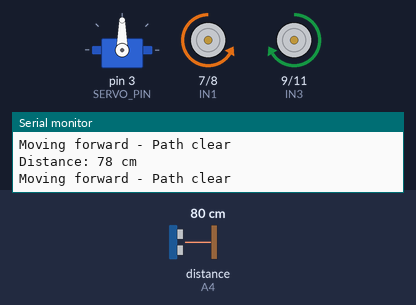
Bench run of a sketch on a simulated Arduino Uno, built with avr-gcc and run on an emulated ATmega328P. Parts: servo, motor-driver pin pairs drawn as motors (green arrow = first pin HIGH = forward, orange = second pin HIGH = backward, longer = more drive, scaled by the enable pin), the last lines printed to the serial monitor. Wiring (inferred from the names in the program): ultrasonic range finder: trigger A5; echo A4. The test bench sets the inputs (shaded band); at power-on: distance to the obstacle (sensor on A4) 80 cm. The echo pulse lasts 58.3 µs per cm.

Above: at 1.2 s.
1.3 s: distance to the obstacle (sensor on A4) set to 13 cm
2.8 s: distance to the obstacle (sensor on A4) set to 10 cm
At 3.2 s:
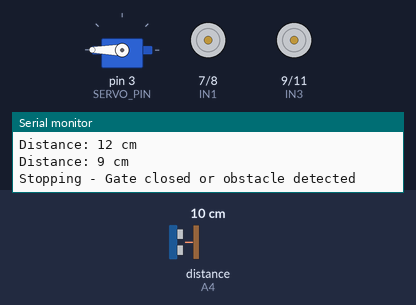
5.8 s: distance to the obstacle (sensor on A4) set to 35 cm
At 6.4 s:
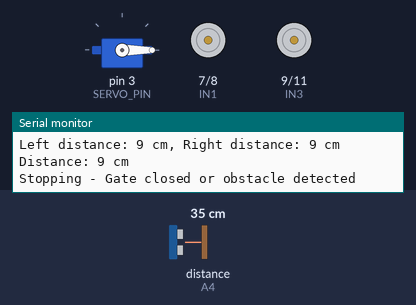
8.8 s: distance to the obstacle (sensor on A4) set to 2 cm
At 10.02 s:
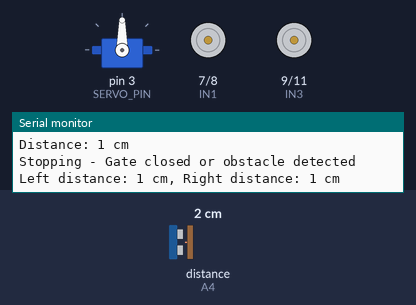
11.8 s: distance to the obstacle (sensor on A4) set to 18 cm
At 14.2 s:
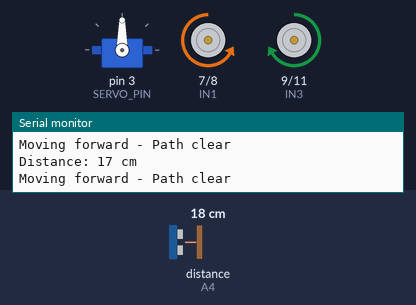
Timing chart, 0 to 15.2 s (numbered marks = the images above; inputs shaded):
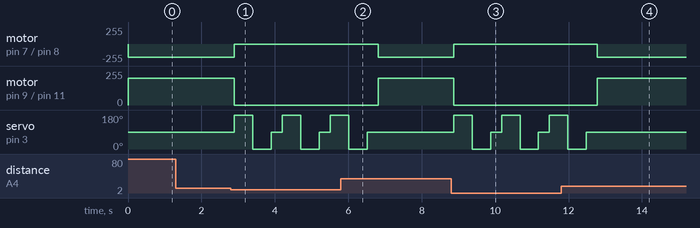

Measured:
- the behaviour switches between 12 and 11 cm on distance to the obstacle (sensor on A4) (found by bisection; images 0 and 1)
- after the input at 2.8 s, motor on pin 7 (IN1) / pin 8 (IN2): backward 200/255 → stopped after 0.10 s; motor on pin 9 (IN3) / pin 11 (IN4): forward 200/255 → stopped after 0.10 s; servo on pin 3 (SERVO_PIN): 90° → 180° after 0.10 s, → 0° 0.50 s later, → 90° 0.50 s later, → 180° 0.30 s later, … (7 changes in this stretch)
- after the input at 5.8 s, motor on pin 7 (IN1) / pin 8 (IN2): stopped → backward 200/255 after 1.0 s; motor on pin 9 (IN3) / pin 11 (IN4): stopped → forward 200/255 after 1.0 s; servo on pin 3 (SERVO_PIN): goes on until 6.5 s, then stays 90°
- after the input at 8.8 s, motor on pin 7 (IN1) / pin 8 (IN2): backward 200/255 → stopped after 0.07 s; motor on pin 9 (IN3) / pin 11 (IN4): forward 200/255 → stopped after 0.07 s; servo on pin 3 (SERVO_PIN): 90° → 180° after 0.08 s, → 0° 0.50 s later, → 90° 0.50 s later, → 180° 0.30 s later, … (7 changes in this stretch)
- after the input at 11.8 s, motor on pin 7 (IN1) / pin 8 (IN2): stopped → backward 200/255 after 0.99 s; motor on pin 9 (IN3) / pin 11 (IN4): stopped → forward 200/255 after 0.99 s; servo on pin 3 (SERVO_PIN): goes on until 12.5 s, then stays 90°

The sketch:

car.ino
```cpp
#include <Servo.h>

// Motor control pins
#define ENA 5
#define ENB 6
#define IN1 7
#define IN2 8
#define IN3 9
#define IN4 11

// Ultrasonic sensor pins
#define TRIG_PIN A5
#define ECHO_PIN A4

// Servo pin
#define SERVO_PIN 3

// Constants
const int SAFE_DISTANCE = 15;    // Safe distance in centimeters
const int MOTOR_SPEED = 200;     // Motor speed (0-255)
const int STOP_DISTANCE = 10;    // Distance to stop at (cm)

// Create servo object
Servo sensorServo;
int currentAngle = 90;  // Initial servo position (looking forward)

void setup() {
  // Initialize motor control pins
  pinMode(ENA, OUTPUT);
  pinMode(ENB, OUTPUT);
  pinMode(IN1, OUTPUT);
  pinMode(IN2, OUTPUT);
  pinMode(IN3, OUTPUT);
  pinMode(IN4, OUTPUT);

  // Initialize ultrasonic sensor pins
  pinMode(TRIG_PIN, OUTPUT);
  pinMode(ECHO_PIN, INPUT);

  // Initialize servo
  sensorServo.attach(SERVO_PIN);
  sensorServo.write(currentAngle);  // Set initial position

  // Start serial communication for debugging
  Serial.begin(9600);

  // Initially stop the car
  stopCar();
}

void loop() {
  // Measure distance using ultrasonic sensor
  int distance = measureDistance();

  // Print distance for debugging
  Serial.print("Distance: ");
  Serial.print(distance);
  Serial.println(" cm");

  // Control car based on distance
  if (distance <= STOP_DISTANCE) {
    // Too close to obstacle/gate - stop
    stopCar();
    Serial.println("Stopping - Gate closed or obstacle detected");

    // Look left and right for possible clearance
    scanSurroundings();
  }
  else if (distance > SAFE_DISTANCE) {
    // Safe to move forward
    moveForward();
    Serial.println("Moving forward - Path clear");

    // Return servo to center position if it's not already there
    if (currentAngle != 90) {
      currentAngle = 90;
      sensorServo.write(currentAngle);
      delay(200);  // Allow servo to reach position
    }
  }

  // Small delay before next measurement
  delay(100);
}

// Function to scan surroundings when stopped
void scanSurroundings() {
  // Look left
  currentAngle = 180;
  sensorServo.write(currentAngle);
  delay(500);  // Allow servo to reach position
  int leftDistance = measureDistance();

  // Look right
  currentAngle = 0;
  sensorServo.write(currentAngle);
  delay(500);  // Allow servo to reach position
  int rightDistance = measureDistance();

  // Print readings
  Serial.print("Left distance: ");
  Serial.print(leftDistance);
  Serial.print(" cm, Right distance: ");
  Serial.print(rightDistance);
  Serial.println(" cm");

  // Return to center
  currentAngle = 90;
  sensorServo.write(currentAngle);
  delay(200);
}

// Function to measure distance using ultrasonic sensor
int measureDistance() {
  // Clear trigger pin
  digitalWrite(TRIG_PIN, LOW);
  delayMicroseconds(2);

  // Send 10μs pulse
  digitalWrite(TRIG_PIN, HIGH);
  delayMicroseconds(10);
  digitalWrite(TRIG_PIN, LOW);

  // Measure the response
  long duration = pulseIn(ECHO_PIN, HIGH);

  // Calculate distance in centimeters
  int distance = duration * 0.034 / 2;

  return distance;
}

// Function to move car forward
void moveForward() {
  // Set motor directions
  digitalWrite(IN1, LOW);
  digitalWrite(IN2, HIGH);
  digitalWrite(IN3, HIGH);
  digitalWrite(IN4, LOW);

  // Set motor speeds
  analogWrite(ENA, MOTOR_SPEED);
  analogWrite(ENB, MOTOR_SPEED);
}

// Function to stop car
void stopCar() {
  // Stop both motors
  digitalWrite(IN1, LOW);
  digitalWrite(IN2, LOW);
  digitalWrite(IN3, LOW);
  digitalWrite(IN4, LOW);

  // Set motor speeds to 0
  analogWrite(ENA, 0);
  analogWrite(ENB, 0);
}
```
